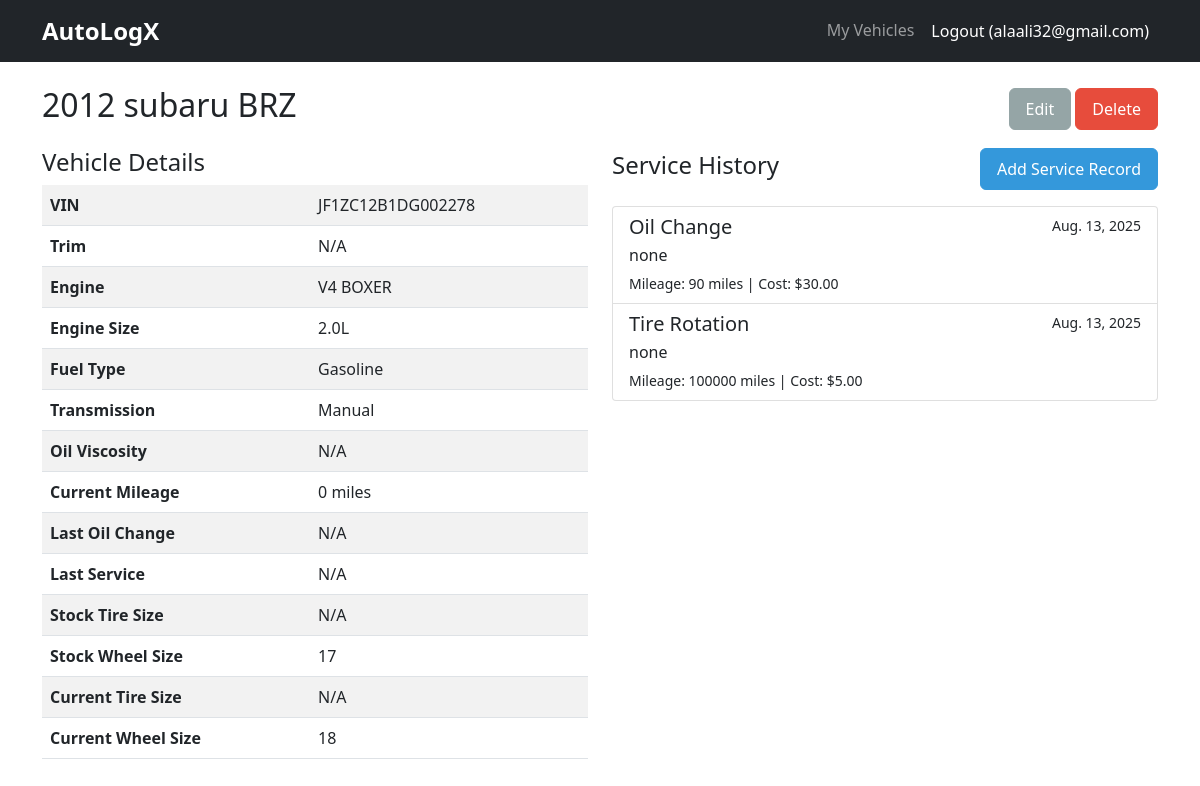
Page /vehicles/2/ (signed in) on the committed database.
### autologx/api/models.py (models this page shows, shortened)
class Vehicle(models.Model):
    user = models.ForeignKey(User, on_delete=models.CASCADE, related_name='vehicles')
    vin = models.CharField(max_length=17, unique=True, blank=True, null=True)
    make = models.CharField(max_length=50)
    model = models.CharField(max_length=50)
    year = models.IntegerField()
    trim = models.CharField(max_length=50, blank=True)
    engine = models.CharField(max_length=100, blank=True)
    engine_size = models.DecimalField(max_digits=5, decimal_places=1, blank=True, null=True)
    fuel_type = models.CharField(max_length=20, blank=True)
    TRANSMISSION_CHOICES = [
        ('manual', 'Manual'), ('automatic', 'Automatic'), ('cvt', 'CVT'),
        ('semi_automatic', 'Semi-Automatic'), ('other', 'Other'),
    ]
    transmission = models.CharField(max_length=20, choices=TRANSMISSION_CHOICES, blank=True)
    oil_viscosity = models.CharField(max_length=10, blank=True, help_text="e.g., 0W-20, 5W-30")
    current_mileage = models.IntegerField(default=0)
    last_oil_change_mileage = models.IntegerField(blank=True, null=True)
    last_oil_change_date = models.DateField(blank=True, null=True)
    last_service_mileage = models.IntegerField(blank=True, null=True)
    last_service_date = models.DateField(blank=True, null=True)
    stock_tire_size = models.CharField(max_length=30, blank=True)
    stock_wheel_size = models.CharField(max_length=20, blank=True)
    current_tire_size = models.CharField(max_length=30, blank=True)
    current_wheel_size = models.CharField(max_length=20, blank=True)
    created_at = models.DateTimeField(auto_now_add=True)
    updated_at = models.DateTimeField(auto_now=True)

class ServiceRecord(models.Model):
    SERVICE_TYPES = [
        ('oil_change', 'Oil Change'), ('tire_rotation', 'Tire Rotation'),
        ('brake_service', 'Brake Service'), ('engine_repair', 'Engine Repair'),
        ('inspection', 'Inspection'), ('other', 'Other'),
    ]
    vehicle = models.ForeignKey(Vehicle, on_delete=models.CASCADE, related_name='service_records')
    service_type = models.CharField(max_length=20, choices=SERVICE_TYPES)
    date = models.DateField()
    mileage = models.IntegerField()
    description = models.TextField()
    cost = models.DecimalField(max_digits=10, decimal_places=2)
    shop_name = models.CharField(max_length=100, blank=True)
    notes = models.TextField(blank=True)
    next_service_date = models.DateField(blank=True, null=True)
    next_service_mileage = models.IntegerField(blank=True, null=True)
    created_at = models.DateTimeField(auto_now_add=True)

### autologx/api/views.py (the view)
# urls.py: path('vehicles/<int:pk>/', views.vehicle_detail, name='vehicle_detail'),
@login_required
def vehicle_detail(request, pk):
    vehicle = get_object_or_404(Vehicle, pk=pk, user=request.user)
    service_records = ServiceRecord.objects.filter(vehicle=vehicle).order_by('-date')
    return render(request, 'vehicles/detail.html', {
        'vehicle': vehicle,
        'service_records': service_records
    })

### templates/vehicles/detail.html (shortened to what this page needs)
{% extends 'base.html' %}
{% block content %}
<div class="d-flex justify-content-between align-items-center mb-3">
    <h2>{{ vehicle.year }} {{ vehicle.make }} {{ vehicle.model }}</h2>
    <div>
        <a href="{% url 'vehicle_edit' vehicle.pk %}" class="btn btn-secondary">Edit</a>
        <a href="{% url 'vehicle_delete' vehicle.pk %}" class="btn btn-danger">Delete</a>
    </div>
</div>
<div class="row">
    <div class="col-md-6">
        <h4>Vehicle Details</h4>
        <table class="table table-striped">
            <tr><th>VIN</th><td>{{ vehicle.vin|default:"N/A" }}</td></tr>
            <tr><th>Trim</th><td>{{ vehicle.trim|default:"N/A" }}</td></tr>
            <tr><th>Engine</th><td>{{ vehicle.engine|default:"N/A" }}</td></tr>
            <tr><th>Engine Size</th><td>{{ vehicle.engine_size|default:"N/A" }}L</td></tr>
            <tr><th>Fuel Type</th><td>{{ vehicle.fuel_type|default:"N/A" }}</td></tr>
            <tr><th>Transmission</th><td>{{ vehicle.get_transmission_display|default:"N/A" }}</td></tr>
            <tr><th>Oil Viscosity</th><td>{{ vehicle.oil_viscosity|default:"N/A" }}</td></tr>
            <tr><th>Current Mileage</th><td>{{ vehicle.current_mileage|default:"0" }} miles</td></tr>
            <tr><th>Last Oil Change</th><td>
                {% if not vehicle.last_oil_change_mileage and not vehicle.last_oil_change_date %}N/A{% endif %}
            </td></tr>
            <tr><th>Last Service</th><td>
                {% if not vehicle.last_service_mileage and not vehicle.last_service_date %}N/A{% endif %}
            </td></tr>
            <tr><th>Stock Tire Size</th><td>{{ vehicle.stock_tire_size|default:"N/A" }}</td></tr>
            <tr><th>Stock Wheel Size</th><td>{{ vehicle.stock_wheel_size|default:"N/A" }}</td></tr>
            <tr><th>Current Tire Size</th><td>{{ vehicle.current_tire_size|default:"N/A" }}</td></tr>
            <tr><th>Current Wheel Size</th><td>{{ vehicle.current_wheel_size|default:"N/A" }}</td></tr>
        </table>
    </div>
    <div class="col-md-6">
        <div class="d-flex justify-content-between align-items-center mb-3">
            <h4>Service History</h4>
            <a href="{% url 'service_record_create' vehicle.pk %}" class="btn btn-primary">Add Service Record</a>
        </div>
        {% if service_records %}
            <div class="list-group">
                {% for record in service_records %}
                    <div class="list-group-item">
                        <div class="d-flex w-100 justify-content-between">
                            <h5 class="mb-1">{{ record.get_service_type_display }}</h5>
                            <small>{{ record.date }}</small>
                        </div>
                        <p class="mb-1">{{ record.description|truncatewords:20 }}</p>
                        <small>Mileage: {{ record.mileage }} miles | Cost: ${{ record.cost }}</small>
                    </div>
                {% endfor %}
            </div>
        {% else %}
            <p>No service records found for this vehicle.</p>
        {% endif %}
    </div>
</div>
{% endblock %}

### templates/base.html (shortened to what this page needs)
<!DOCTYPE html>
<html lang="en">
<head>
    <link href="https://cdn.jsdelivr.net/npm/bootstrap@5.1.3/dist/css/bootstrap.min.css" rel="stylesheet">
    {% load static %}
    <link rel="stylesheet" href="{% static 'css/custom.css' %}">
</head>
<body>
    <nav class="navbar navbar-expand-lg navbar-dark bg-dark">
        <div class="container"><a class="navbar-brand" href="{% url 'home' %}">AutoLogX</a>
            <div class="navbar-nav ms-auto">
                {% if user.is_authenticated %}
                    <a class="nav-link" href="{% url 'vehicle_list' %}">My Vehicles</a>
                    <form method="post" action="{% url 'logout' %}" class="d-inline">
                        <button type="submit" class="btn btn-link nav-link text-white text-decoration-none">Logout ({{ user.username }})</button>
                    </form>
                {% else %}
                    <a class="nav-link" href="{% url 'login' %}">Login</a>
                    <a class="nav-link" href="{% url 'signup' %}">Sign Up</a>
                {% endif %}
            </div>
        </div>
    </nav>
    <div class="container mt-4">
        {% block content %}{% endblock %}
    </div>
</body>
</html>

### static/css/custom.css (style rules this page uses)
.btn { padding: 0.5rem 1rem; font-weight: 500; border-radius: 0.375rem; transition: background-color 0.15s ease-in-out, border-color 0.15s ease-in-out; }
.btn-primary { background-color: #3498db; border-color: #3498db; }
.btn-secondary { background-color: #95a5a6; border-color: #95a5a6; }
.btn-danger { background-color: #e74c3c; border-color: #e74c3c; }
.navbar-brand { font-size: 1.5rem; font-weight: bold; }

### rows in the picture
Vehicle: year "2012", make "subaru", model "BRZ", vin "JF1ZC12B1DG002278", trim "N/A", engine "V4 BOXER", engine_size "2.0", fuel_type "Gasoline", transmission "Manual", oil_viscosity "N/A", current_mileage "0", stock_tire_size "N/A", stock_wheel_size "17", current_tire_size "N/A", current_wheel_size "18"
ServiceRecord: service_type "Oil Change", date "Aug. 13, 2025", description "none", mileage "90", cost "30.00"
ServiceRecord: service_type "Tire Rotation", date "Aug. 13, 2025", description "none", mileage "100000", cost "5.00"

### other values in the picture
{{ user.username }} "alaali32@gmail.com"
